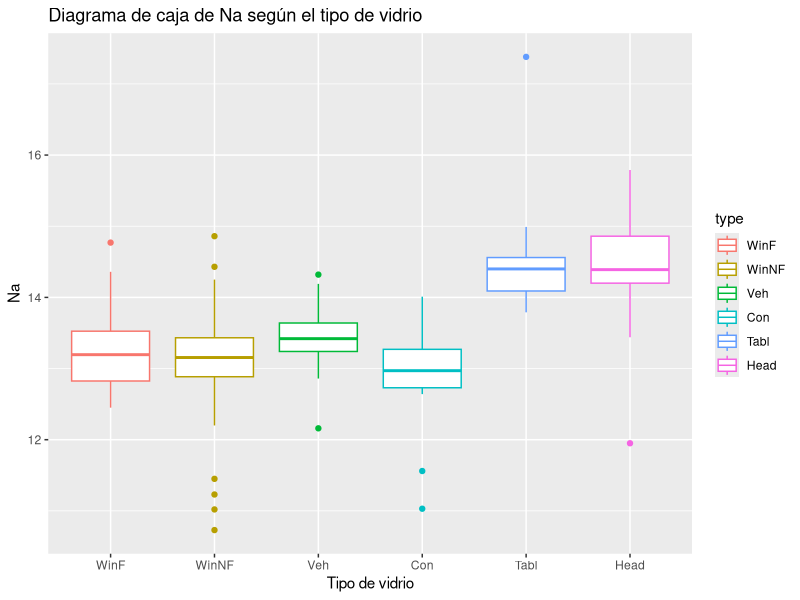
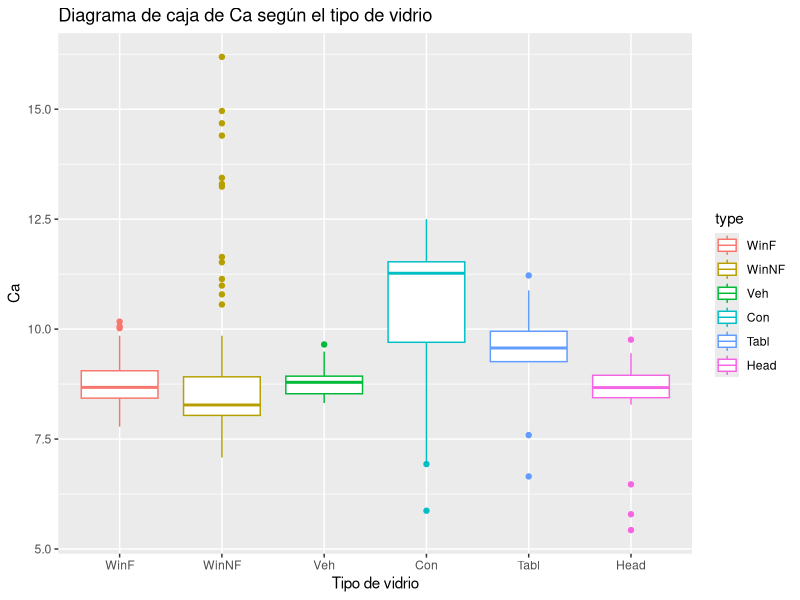

These charts were generated, in order, by the following R code: (Note: this script raises an error after producing the figures.)
# Cargamos los paquetes necesarios
library(MASS)
library(tidyverse)
library(nnet)

# Cargamos los datos Glass
Glass<-fgl
View(Glass)
summary(Glass)
str(Glass)

# Pasamos la variable respuesta type a factor
Glass$type <- factor(Glass$type)         # Creo que esto no es necesario porque ya es de tipo factor
summary(Glass)
str(Glass)

############################################################
# 1.a) Recuperar los datos y realizar un estudio descriptivo previo
#      atendiendo a nuestro objetivo.
#      Centrarse solo en analizar la influencia de los predictores
#      Na y Ca sobre el tipo de vidrio mediante diagramas
#      de caja-bigotes.
############################################################

# Resumen inicial de los datos
summary(Glass)

# Diagrama de caja-bigotes de Na según el tipo de vidrio
Glass %>%
  ggplot(aes(x = type, y = Na)) +
  geom_boxplot(aes(color = type)) +
  labs(title = "Diagrama de caja de Na según el tipo de vidrio",
       x = "Tipo de vidrio",
       y = "Na")

# Diagrama de caja-bigotes de Ca según el tipo de vidrio
Glass %>%
  ggplot(aes(x = type, y = Ca)) +
  geom_boxplot(aes(color = type)) +
  labs(title = "Diagrama de caja de Ca según el tipo de vidrio",
       x = "Tipo de vidrio",
       y = "Ca")


'Comentario de la gráfica de Na:
En el diagrama de caja de Na también se aprecian diferencias entre tipos de vidrio.
Los tipos Tabl y Head presentan valores de sodio más altos que los tipos WinF, WinNF, Veh y Con.
En concreto, Head y Tabl tienen medianas alrededor de 14-14.5, mientras que otros grupos tienen 
medianas más cercanas a 13.
El tipo Con parece tener valores de Na algo más bajos que Head y Tabl. También se observan valores
atípicos, por ejemplo un valor muy alto en Tabl y algunos valores bajos en Head y Con.
Por tanto, Na también parece influir en el tipo de vidrio, porque algunos tipos tienen distribuciones 
distintas. Sin embargo, hay solapamiento entre varios grupos, así que Na por sí sola no permite clasificar
perfectamente el tipo de vidrio.

Comentario de la gráfica de Ca:
En el diagrama de caja de Ca se observa que el calcio sí presenta diferencias entre algunos tipos de vidrio.
Los vidrios de tipo Con tienen valores de Ca claramente más altos que la mayoría de los demás tipos.
Su mediana está aproximadamente alrededor de 11, mientras que en otros grupos como WinF, WinNF, Veh y
Head los valores se concentran más cerca de 8-9. También se observan bastantes valores atípicos, 
especialmente en el grupo WinNF, donde aparecen valores muy altos de calcio. En Head aparecen algunos 
valores atípicos bajos.
Por tanto, Ca parece ser una variable útil para diferenciar algunos tipos de vidrio, especialmente el 
tipo Con, aunque no separa perfectamente todos los grupos.



Respuesta breve:
En los diagramas de caja se observa que tanto Na como Ca presentan diferencias entre los tipos de vidrio.
En Ca, el tipo Con destaca por tener valores más altos, mientras que WinNF presenta bastantes valores 
atípicos altos. En Na, los tipos Head y Tabl muestran valores generalmente más elevados que el resto, 
mientras que Con tiene valores algo más bajos. Aun así, existe solapamiento entre grupos, por lo que
estas variables ayudan a distinguir algunos tipos de vidrio, pero no permiten una separación perfecta 
por sí solas.'




############################################################
# 1.b) Dividir el conjunto de datos en entrenamiento y prueba
#      usando 95% para entrenamiento y 5% para prueba.
#      Usar la semilla 100 para realizar la división.
############################################################

set.seed(100)

n <- nrow(Glass)

ind_train <- sample(1:n, size = round(0.95*n))

train <- Glass[ind_train, ]
test <- Glass[-ind_train, ]

# Número de observaciones en entrenamiento y prueba
nrow(train)
nrow(test)


############################################################
# 1.c) Con los datos de entrenamiento, obtener el modelo ajustado
#      de Regresión Multinomial usando todos los predictores,
#      seleccionando como clase de referencia el vidrio tipo Head.
############################################################

# Fijamos Head como clase de referencia
train$type <- relevel(train$type, ref = "Head")

# Ajustamos el modelo multinomial completo
modelo_completo <- multinom(type ~ RI + Na + Mg + Al + Si + K + Ca + Ba + Fe,
                            data = train)

# Resumen del modelo
summary(modelo_completo)

# Coeficientes del modelo
coef(modelo_completo)


'Para WinF frente a Head
log(P(WinF)/P(Head)))=−144.35052−15.155665RI−12.24357Na+51.42799Mg−4.563343Al−5.380047Si+29.98010K+65.24629Ca+30.78836Ba+426.2444Fe
Para WinNF frente a Head
log(P(WinNF)/P(Head))=144.02282−14.849968RI−14.44312Na+46.62279Mg−2.831630Al−8.337338Si+28.15708K+61.85720Ca+26.26402Ba+429.0596Fe
Para Veh frente a Head
log(P(Veh)/P(Head)=42.72892−16.476038RI−12.36161Na+51.63145Mg−4.331511Al−8.156761Si+26.81702K+67.01300Ca+28.78285Ba+424.7400Fe
Para Con frente a Head
log(P(Con)/P(Head))=14.18939−14.584434RI−15.77203Na+41.06075Mg+13.163777Al−6.272237Si+25.59110K+60.02525Ca+23.84294Ba+411.5460Fe
Para Tabl frente a Head
log(P(Tabl)/P(Head))=−21.18007−7.087965RI+19.44700Na+20.07961Mg+16.955453Al−7.057637Si−235.46780K+24.61029Ca−67.80809Ba−647.9250Fe'


############################################################
# 1.d) Con los datos de entrenamiento, aplicar los métodos de
#      selección de regresores para comprobar si el modelo completo
#      es reducible.
#      Indicar el modelo resultante para cada método y justificar
#      cuál sería el modelo final adecuado atendiendo al AIC.
############################################################

# Selección backward: parte del modelo completo y elimina variables
modelo_backward <- step(modelo_completo, direction = "backward")

# Modelo nulo: modelo sin predictores
modelo_nulo <- multinom(type ~ 1, data = train)

# Selección forward: parte del modelo nulo y añade variables
modelo_forward <- step(modelo_nulo,
                       scope = formula(modelo_completo),
                       direction = "forward")

# Selección stepwise: combina forward y backward
modelo_stepwise <- step(modelo_nulo,
                        scope = formula(modelo_completo),
                        direction = "both")

# Comparación de AIC
modelo_completo$AIC
modelo_backward$AIC
modelo_forward$AIC
modelo_stepwise$AIC

# Fórmulas de los modelos seleccionados
formula(modelo_backward)
formula(modelo_forward)
formula(modelo_stepwise)


'Al aplicar los métodos backward, forward y stepwise, los tres seleccionan el mismo modelo reducido,
formado por los predictores RI, Mg, Al, K, Ca, Ba y Fe. El modelo completo tenía AIC = 343.2493,
mientras que el modelo reducido tiene AIC = 340.2547. Como el AIC menor corresponde al modelo reducido,
concluimos que el modelo completo es reducible y tomamos como modelo final el 
modelo type ~ RI + Mg + Al + K + Ca + Ba + Fe.'


############################################################
# 2.a) Considerar solo los vidrios de tipo Head y WinF,
#      eliminando el resto del estudio.
#      Crear una variable categórica a partir de K llamada
#      K_categorica:
#      - bajo si K <= 0.2
#      - medio si 0.2 < K < 0.5
#      - alto si K >= 0.5
#      Pasar a tipo factor las variables categóricas.
############################################################

# Nos quedamos solo con los tipos Head y WinF
Glass2 <- Glass %>%
  filter(type %in% c("Head", "WinF"))

# Creamos la variable K_categorica
Glass2$K_categorica <- ifelse(Glass2$K <= 0.2, "bajo",
                              ifelse(Glass2$K < 0.5, "medio", "alto"))

# Pasamos a factor las variables categóricas
Glass2$type <- factor(Glass2$type)

Glass2$K_categorica <- factor(Glass2$K_categorica,
                              levels = c("bajo", "medio", "alto"))

# Resumen de los nuevos datos
summary(Glass2)


############################################################
# 2.b) Comprobar que la matriz de datos es completamente
#      representativa.
#      Es decir, comprobar que se observan los dos niveles de la
#      variable respuesta para cada nivel del predictor categórico.
############################################################

# Tabla de contingencia entre type y K_categorica
addmargins(table(Glass2$type, Glass2$K_categorica,
                 dnn = c("tipo", "K_categorica")))


'La matriz de datos es completamente representativa, ya que para cada nivel de la 
variable categórica K_categorica se observan los dos niveles de la variable respuesta type.
En concreto, para K_categorica = bajo hay 18 vidrios WinF y 22 vidrios Head; para 
K_categorica = medio hay 4 vidrios WinF y 1 vidrio Head; y para K_categorica = alto hay 48 vidrios WinF y 6 vidrios Head.

Por tanto, no hay celdas vacías en la tabla de contingencia, lo cual es adecuado para ajustar
el modelo de regresión logística. Sin embargo, el nivel medio tiene pocos casos, 
especialmente solo 1 observación de tipo Head, por lo que esa categoría debe interpretarse con cierta cautela.'


############################################################
# 2.c) Obtener el modelo ajustado de Regresión Logística usando
#      los predictores Na y K_categorica.
#      Indicar si dichos predictores son significativos.
#      No eliminar ninguna variable.
############################################################

# Fijamos Head como clase de referencia
Glass2$type <- relevel(Glass2$type, ref = "Head")

# Ajustamos el modelo logístico
modelo_logit <- glm(type ~ Na + K_categorica,
                    data = Glass2,
                    family = "binomial")

# Resumen del modelo para ver coeficientes y p-valores
summary(modelo_logit)


'El modelo logístico ajustado es

log(P(WinF)/P(Head))=46.8536−3.3176Na+2.6503Kmedio−0.3994Kalto


El predictor Na resulta significativo porque su p-valor es 7.21e-06, menor que 0.05.
Sin embargo, los niveles medio y alto de K_categorica no son significativos, ya que 
sus p-valores son 0.405 y 0.636 respectivamente. Aun así, no se elimina ninguna variable, siguiendo el enunciado.'


############################################################
# 2.d) Dar la interpretación de los parámetros resultantes.
############################################################

# Coeficientes del modelo en escala logit.
coef(modelo_logit)    # Muestra los coeficientes del modelo en escala logit.

# Odds ratios: exponencial de los coeficientes.
exp(coef(modelo_logit))    # Convierte esos coeficientes en odds ratios.

# Intervalos de confianza para los coeficientes.
confint(modelo_logit)   # Calcula los intervalos de confianza de los coeficientes.
# Es lo mismo que poner esto: confint(modelo_logit, level=0.95)  

# Intervalos de confianza para los odds ratios. 
exp(cbind(OR = coef(modelo_logit), confint(modelo_logit)))  # Calcula los odds ratios junto con sus intervalos de confianza.
# Primero junta en una tabla:cbind(OR = coef(modelo_logit), confint(modelo_logit)) y luego aplica exp()


'El modelo compara la probabilidad de ser WinF frente a Head. El coeficiente de Na es -3.3176,
por lo que al aumentar Na una unidad, el logaritmo de los odds de ser WinF frente a Head disminuye en 3.3176.
Su odds ratio es 0.0362, por lo que los odds se multiplican por 0.0362. Por tanto, 
valores mayores de Na reducen la probabilidad relativa de ser WinF frente a Head.

Para K_categorica, la referencia es bajo. El nivel medio tiene coeficiente 2.6503 y 
odds ratio 14.16, por lo que sus odds serían mayores que en el nivel bajo, manteniendo fijo Na. 
Sin embargo, este efecto no es significativo. El nivel alto tiene coeficiente -0.3994 y odds ratio 0.67,
por lo que sus odds serían menores que en el nivel bajo, pero tampoco es significativo. 
Por tanto, la variable claramente significativa en el modelo es Na, mientras que K_categorica
no presenta un efecto significativo.'

 
